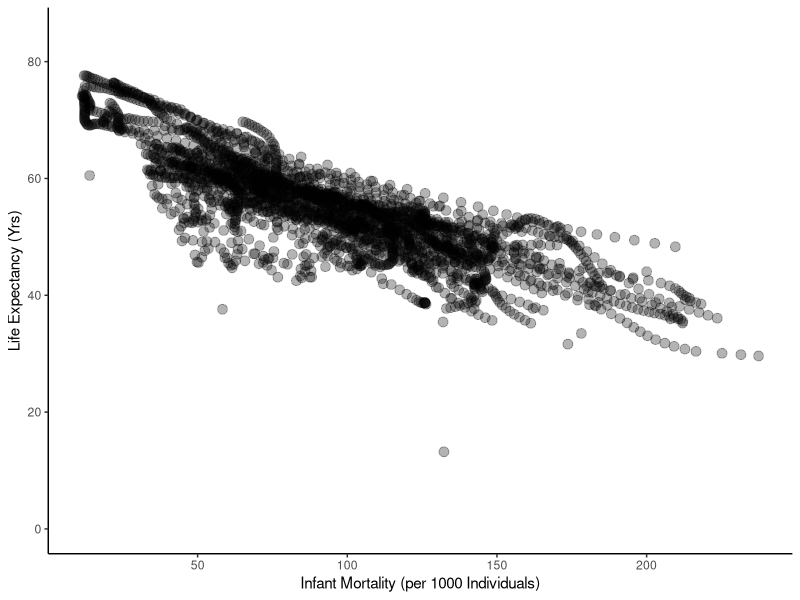
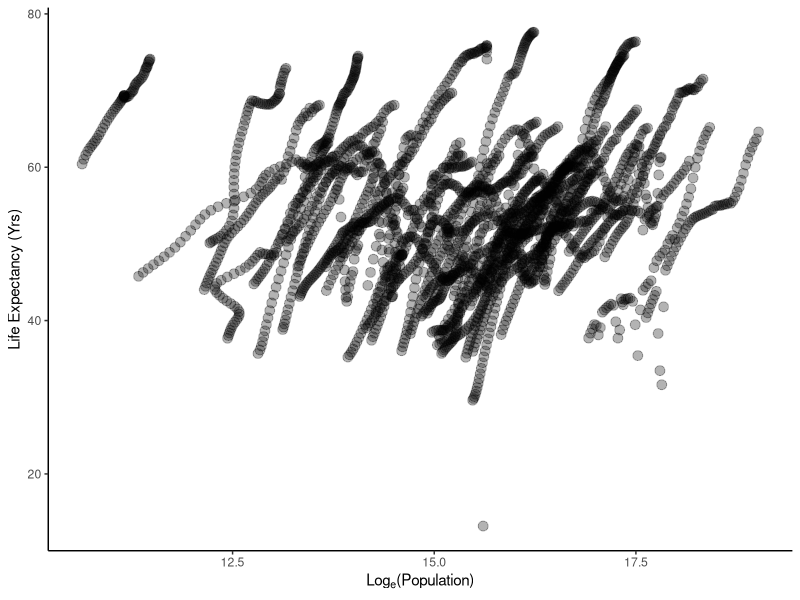
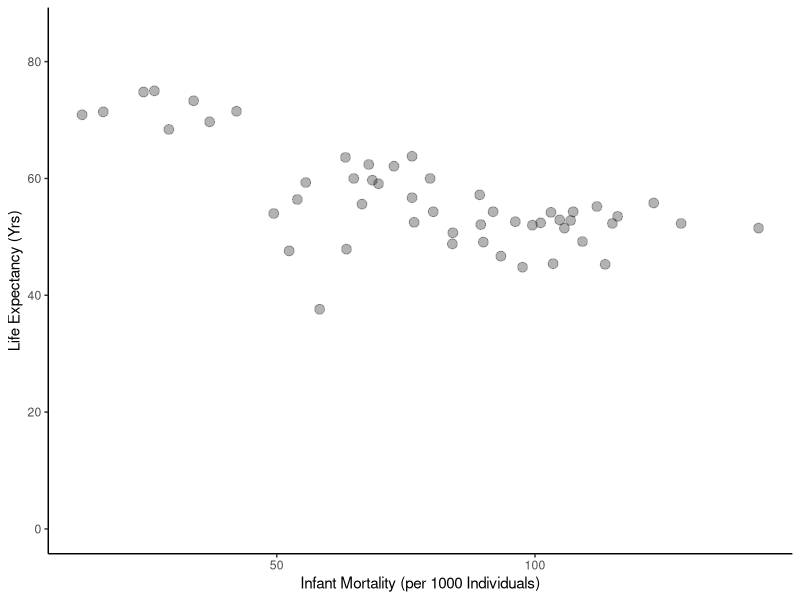
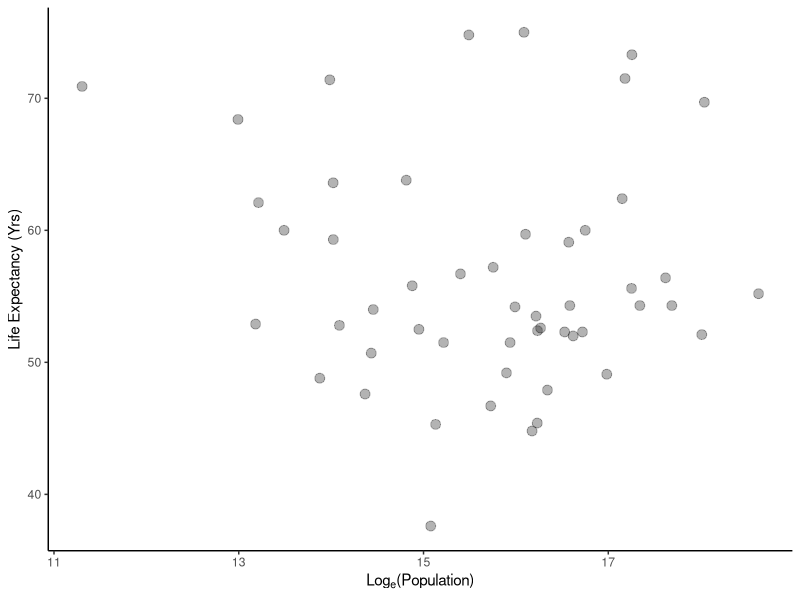

Here is the R script that generated these plots, in order:
install.packages("rmarkdown")

#load required packages
library(dslabs)
library(tidyverse)
library(ggplot2)

#examine gapminder data frame
help("gapminder")
str(gapminder)
summary(gapminder)
class(gapminder)

#select only African countries
africadata <-
  filter(gapminder, continent=="Africa")
#select only infant mortality and life expectancy from africadata
obj1<-subset(africadata, select = c(infant_mortality, life_expectancy))
str(obj1)
summary(obj1)
#select only population and life expectancy from africadata
obj2<-subset(africadata, select = c(population, life_expectancy))
str(obj2)
summary(obj2)

#plot life exp as a func of inf mortality
ggplot(data = obj1, aes(infant_mortality, life_expectancy))+
  geom_point(cex=3, alpha=0.3)+
  ylab("Life Expectancy (Yrs)")+
  xlab("Infant Mortality (per 1000 Individuals)")+
  ylim(0,85)+
  theme_classic()


#plot life exp as a func of population size
ggplot(data = obj2, aes(log(population), life_expectancy))+
  geom_point(cex=3, alpha=0.3)+
  ylab("Life Expectancy (Yrs)")+
  xlab(expression("Log"[e]*"(Population)"))+
  theme_classic()

#find missing values in infant mortality
missing<-is.na(africadata$infant_mortality)
missing_years<-africadata$year[missing]
missing_years

africadata2000<-
  filter(africadata, year=="2000")

#plot using only data from 2000

#plot life exp as a func of inf mortality for the year 2000
ggplot(data = africadata2000, aes(infant_mortality, life_expectancy))+
  geom_point(cex=3, alpha=0.3)+
  ylab("Life Expectancy (Yrs)")+
  xlab("Infant Mortality (per 1000 Individuals)")+
  ylim(0,85)+
  theme_classic()

#plot life exp as a func of population size for the year 2000
ggplot(data = africadata2000, aes(log(population), life_expectancy))+
  geom_point(cex=3, alpha=0.3)+
  ylab("Life Expectancy (Yrs)")+
  xlab(expression("Log"[e]*"(Population)"))+
  theme_classic()

#fit linear regression to both plotted functions
fit1<-lm(life_expectancy~infant_mortality, data = africadata2000)
summary(fit1)

fit2<-lm(life_expectancy~population, data = africadata2000)
summary(fit2)
